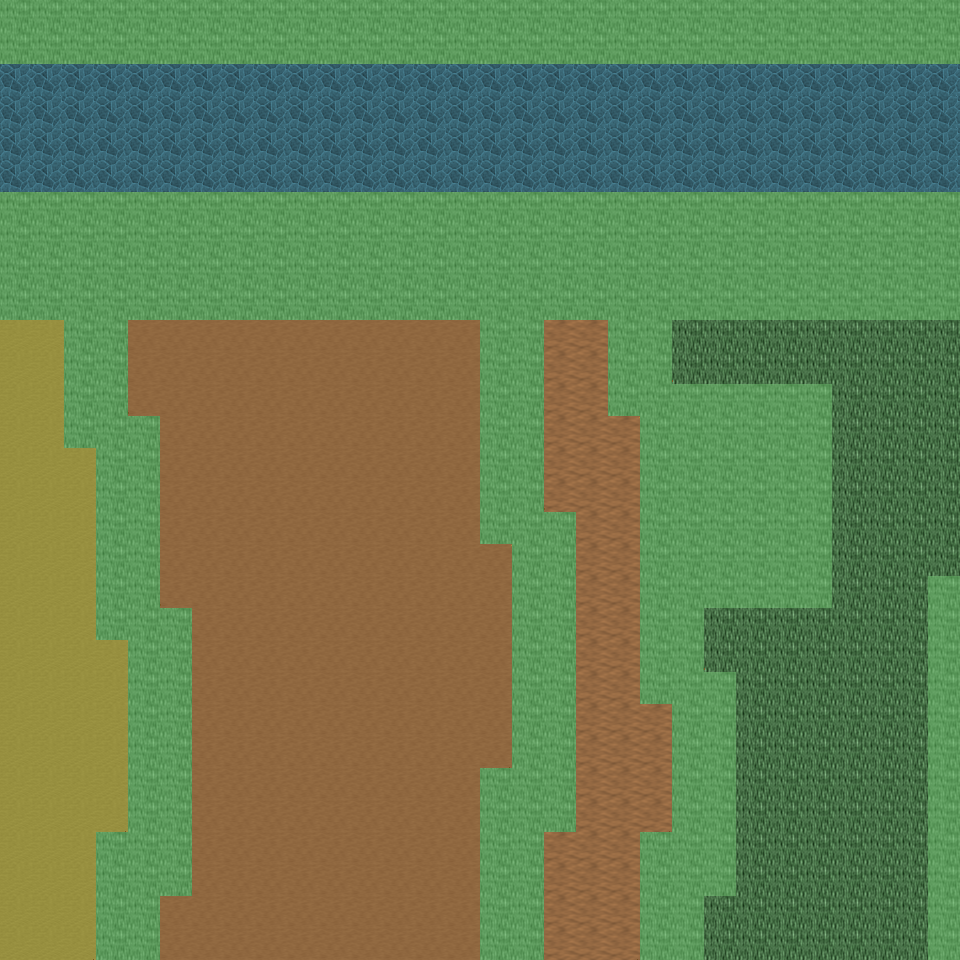

Rendered tile map (Tiled .tmx) drawn with the repository's tilesets; below, a short description and the map source with its tile grids summarised:
An orthogonal 30x30 tile map with 32x32 px tiles, 6 tile layers (Ground, Object, Object2, Above, ...), 26 tilesets and 8 objects (8x mapExit).

<map version="1.0" orientation="orthogonal" renderorder="right-down" width="30" height="30" tilewidth="32" tileheight="32" nextobjectid="9">
  <tileset firstgid="1" name="tileset_ground_ground" tilewidth="32" tileheight="32" tilecount="33" columns="3">
    <image source="../drawable/tileset_ground_ground.png" width="96" height="352" />
  </tileset>
  <tileset firstgid="34" name="tileset_building_castle" tilewidth="32" tileheight="32" tilecount="320" columns="20">
    <image source="../drawable/tileset_building_castle.png" width="640" height="512" />
  </tileset>
  <tileset firstgid="354" name="tileset_furniture_carpet_carpets_2" tilewidth="32" tileheight="32" tilecount="20" columns="4">
    <image source="../drawable/tileset_furniture_carpet_carpets_2.png" width="128" height="160" />
  </tileset>
  <tileset firstgid="374" name="tileset_ground_indoor_tiles" tilewidth="32" tileheight="32" tilecount="8" columns="2">
    <image source="../drawable/tileset_ground_indoor_tiles.png" width="64" height="128" />
  </tileset>
  <tileset firstgid="382" name="tileset_ground_water_pool" tilewidth="32" tileheight="32" tilecount="72" columns="3">
    <image source="../drawable/tileset_ground_water_pool.png" width="96" height="768" />
  </tileset>
  <tileset firstgid="454" name="tileset_ground_ridge_earth_dark" tilewidth="32" tileheight="32" tilecount="96" columns="12">
    <image source="../drawable/tileset_ground_ridge_earth_dark.png" width="384" height="256" />
  </tileset>
  <tileset firstgid="550" name="tileset_logic_collision" tilewidth="32" tileheight="32" tilecount="1" columns="1">
    <image source="../drawable/tileset_logic_collision.png" width="32" height="32" />
  </tileset>
  <tileset firstgid="551" name="tileset_building_wall_stone_grey" tilewidth="32" tileheight="32" tilecount="12" columns="3">
    <image source="../drawable/tileset_building_wall_stone_grey.png" width="96" height="128" />
  </tileset>
  <tileset firstgid="563" name="tileset_building_roof_green" tilewidth="32" tileheight="32" tilecount="20" columns="5">
    <image source="../drawable/tileset_building_roof_green.png" width="160" height="128" />
  </tileset>
  <tileset firstgid="583" name="tileset_ground_ladder_horizontal_dark" tilewidth="32" tileheight="32" tilecount="3" columns="1">
    <image source="../drawable/tileset_ground_ladder_horizontal_dark.png" width="32" height="96" />
  </tileset>
  <tileset firstgid="586" name="tileset_building_house_pink_blue" tilewidth="32" tileheight="32" tilecount="99" columns="11">
    <image source="../drawable/tileset_building_house_pink_blue.png" width="352" height="288" />
  </tileset>
  <tileset firstgid="685" name="tileset_ground_mossy_brick_paving" tilewidth="32" tileheight="32" tilecount="9" columns="3">
    <image source="../drawable/tileset_ground_mossy_brick_paving.png" width="96" height="96" />
  </tileset>
  <tileset firstgid="694" name="tileset_plant_tree_locust_tree" tilewidth="32" tileheight="32" tilecount="20" columns="4">
    <image source="../drawable/tileset_plant_tree_locust_tree.png" width="128" height="160" />
  </tileset>
  <tileset firstgid="714" name="tileset_plant_tree_spruce" tilewidth="32" tileheight="32" tilecount="6" columns="2">
    <image source="../drawable/tileset_plant_tree_spruce.png" width="64" height="96" />
  </tileset>
  <tileset firstgid="720" name="tileset_plant_flower_flowers_mixed" tilewidth="32" tileheight="32" tilecount="16" columns="4">
    <image source="../drawable/tileset_plant_flower_flowers_mixed.png" width="128" height="128" />
  </tileset>
  <tileset firstgid="736" name="tileset_ground_cobbled_paving" tilewidth="32" tileheight="32" tilecount="1" columns="1">
    <image source="../drawable/tileset_ground_cobbled_paving.png" width="32" height="32" />
  </tileset>
  <tileset firstgid="737" name="tileset_plant_flower_daisy_white" tilewidth="32" tileheight="32" tilecount="8" columns="2">
    <image source="../drawable/tileset_plant_flower_daisy_white.png" width="64" height="128" />
  </tileset>
  <tileset firstgid="745" name="tileset_item_postbox" tilewidth="32" tileheight="32" tilecount="4" columns="2">
    <image source="../drawable/tileset_item_postbox.png" width="64" height="64" />
  </tileset>
  <tileset firstgid="749" name="tileset_item_postbox_2" tilewidth="32" tileheight="32" tilecount="2" columns="1">
    <image source="../drawable/tileset_item_postbox_2.png" width="32" height="64" />
  </tileset>
  <tileset firstgid="751" name="tileset_furniture_table_tree_stump_table" tilewidth="32" tileheight="32" tilecount="4" columns="2">
    <image source="../drawable/tileset_furniture_table_tree_stump_table.png" width="64" height="64" />
  </tileset>
  <tileset firstgid="755" name="tileset_plant_stump_int_small_stump" tilewidth="32" tileheight="32" tilecount="1" columns="1">
    <image source="../drawable/tileset_plant_stump_int_small_stump.png" width="32" height="32" />
  </tileset>
  <tileset firstgid="756" name="tileset_plant_grasses" tilewidth="32" tileheight="32" tilecount="6" columns="3">
    <image source="../drawable/tileset_plant_grasses.png" width="96" height="64" />
  </tileset>
  <tileset firstgid="762" name="tileset_building_fence_wooden_brown_fence" tilewidth="32" tileheight="32" tilecount="42" columns="7">
    <image source="../drawable/tileset_building_fence_wooden_brown_fence.png" width="224" height="192" />
  </tileset>
  <tileset firstgid="804" name="tileset_ground_green_paving" tilewidth="32" tileheight="32" tilecount="18" columns="3">
    <image source="../drawable/tileset_ground_green_paving.png" width="96" height="192" />
  </tileset>
  <tileset firstgid="822" name="tileset_building_stone_ruins" tilewidth="32" tileheight="32" tilecount="72" columns="6">
    <image source="../drawable/tileset_building_stone_ruins.png" width="192" height="384" />
  </tileset>
  <tileset firstgid="894" name="tileset_logic_creature_insect" tilewidth="32" tileheight="32" tilecount="5" columns="5">
    <image source="../drawable/tileset_logic_creature_insect.png" width="160" height="32" />
  </tileset>
  <layer name="Ground" width="30" height="30">
    <data>[900 cells, 900 non-empty, 6 distinct tile ids]</data>
  </layer>
  <layer name="Object" width="30" height="30">
    <data>[900 cells, 311 non-empty, 23 distinct tile ids]</data>
  </layer>
  <layer name="Object2" width="30" height="30">
    <data>[900 cells, 0 non-empty, 0 distinct tile ids]</data>
  </layer>
  <layer name="Above" width="30" height="30">
    <data>[900 cells, 24 non-empty, 16 distinct tile ids]</data>
  </layer>
  <layer name="Above2" width="30" height="30">
    <data>[900 cells, 0 non-empty, 0 distinct tile ids]</data>
  </layer>
  <layer name="Walkable" width="30" height="30">
    <data>[900 cells, 351 non-empty, 1 distinct tile ids]</data>
  </layer>
  <objectgroup name="MapEvents">
    <object id="1" name="south" type="mapExit" x="0" y="928" width="96" height="32">
      <properties>
        <property name="map" value="level_0_x224_y11" />
        <property name="x" value="0" />
        <property name="y" value="1" />
      </properties>
    </object>
    <object id="2" name="south2" type="mapExit" x="160" y="928" width="320" height="32">
      <properties>
        <property name="map" value="level_0_x224_y11" />
        <property name="x" value="5" />
        <property name="y" value="1" />
      </properties>
    </object>
    <object id="3" name="south3" type="mapExit" x="544" y="928" width="96" height="32">
      <properties>
        <property name="map" value="level_0_x224_y11" />
        <property name="x" value="17" />
        <property name="y" value="1" />
      </properties>
    </object>
    </objectgroup>
</map>
<!-- 5 of 8 objects omitted -->
